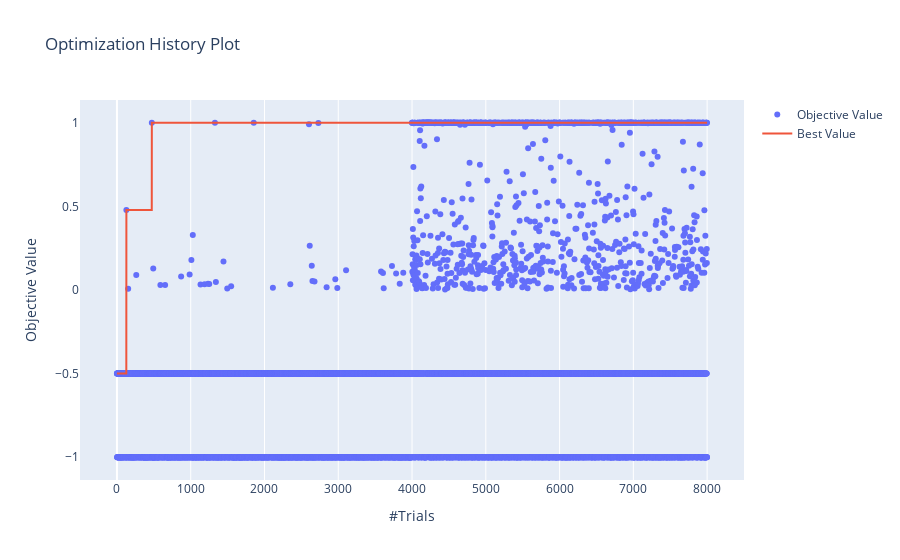

Here is the notebook cell this chart was saved with:
### Code cell
scope = PlotlyScope()
fig = plot_optimization_history(study)
fig.update_yaxes(showgrid=False,zeroline=False,)
# with open("figs/optimization_%s.pdf"%study_name, "wb") as f:
#     f.write(scope.transform(fig, format="pdf", width=800,height=400,))
fig

### Figure 1 — Plotly figure (JSON) as saved in the notebook; plotly's stock layout.template omitted (floating-point values rounded to 4 significant figures; data arrays with more than 128 entries replaced by an {"elided": "..."} marker saying what was removed)
{"data": [{"mode": "markers", "name": "Objective Value", "type": "scatter", "x": {"elided": "8000 int values"}, "y": {"elided": "8000 float values"}}, {"name": "Best Value", "type": "scatter", "x": {"elided": "8000 int values"}, "y": {"elided": "8000 float values"}}], "layout": {"autosize": true, "title": {"text": "Optimization History Plot"}, "xaxis": {"autorange": true, "range": [-484.1, 8483.0], "title": {"text": "#Trials"}, "type": "linear"}, "yaxis": {"autorange": true, "range": [-1.146, 1.146], "showgrid": false, "title": {"text": "Objective Value"}, "type": "linear", "zeroline": false}}}
